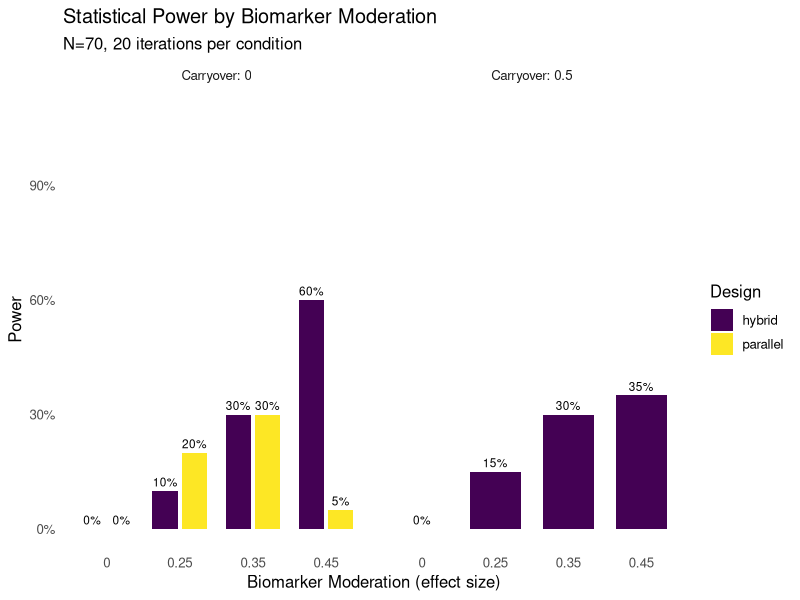

Generate this figure with R:
# Simplified N-of-1 Trial Simulation - Constant Effect Model
# Maximum simplification for learning

rm(list = ls())
suppressPackageStartupMessages({
  library(tidyverse)
  library(lmerTest)
  library(MASS)
  library(conflicted)
})

# Resolve conflicts
conflicts_prefer(dplyr::select)
conflicts_prefer(dplyr::filter)
conflicts_prefer(dplyr::lag)
conflicts_prefer(lmerTest::lmer)

# ============================================================================
# PARAMETERS
# ============================================================================

n_participants <- 70
n_iterations <- 20

# Three-factor response model - RATE-BASED (points per week)
BR_rate <- 0.5  # Biological Response: drug improvement rate
ER_rate <- 0.2  # Expectancy Response: placebo improvement rate
TR_rate <- 0.1  # Time-variant Response: natural improvement rate
treatment_effect <- BR_rate  # Alias for display purposes

# Biomarker moderation of treatment effect
# Higher biomarker → stronger treatment response
# This creates the treatment × biomarker interaction
# NOTE: biomarker_moderation is now set in the param_grid, not here

baseline_mean <- 10.0       # Mean baseline response
between_subject_sd <- 2.0   # SD of participant random effects
within_subject_sd <- 1.8    # SD of measurement noise
biomarker_mean <- 5.0       # Mean biomarker value
biomarker_sd <- 2.0         # SD of biomarker

# Correlation parameters (from Hendrickson)
# Autocorrelations within each response type
c.br <- 0.8  # BR autocorrelation across timepoints
c.er <- 0.8  # ER autocorrelation across timepoints
c.tr <- 0.8  # TR autocorrelation across timepoints

# Cross-correlations between response types
c.cf1t <- 0.2  # Same-time cross-correlation (BR-ER, BR-TR, ER-TR)
c.cfct <- 0.1  # Different-time cross-correlation

# Biomarker and baseline correlations
c.bm_baseline <- 0.3   # Biomarker-baseline correlation
c.baseline_resp <- 0.4 # Baseline-response correlation

# Allowed correlation values (finite grid for consistent results)
allowed_correlations <- c(0, 0.1, 0.2, 0.3, 0.4, 0.5, 0.6)

# Parameter grid - what we're testing
# Note: carryover only applies to hybrid design (parallel has no treatment
# switches)
# Include biomarker_moderation = 0 to evaluate Type I error (size of test)
param_grid <- bind_rows(
  # Hybrid design with carryover variations
  expand_grid(
    design = "hybrid",
    biomarker_moderation = c(0, 0.25, 0.35, 0.45),
    biomarker_correlation = c(0.3),
    carryover_decay_rate = c(0, 0.5)
  ),
  # Parallel design (carryover = 0, not applicable)
  expand_grid(
    design = "parallel",
    biomarker_moderation = c(0, 0.25, 0.35, 0.45),
    biomarker_correlation = c(0.3),
    carryover_decay_rate = c(0)
  )
)

# ============================================================================
# BUILD SIGMA WITH GUARANTEED PD (Time-Based AR(1))
# ============================================================================

# Build sigma using independent construction with automatic scaling
# Structure: responses (24) conditioned on participant vars (2)
build_sigma_guaranteed_pd <- function(weeks, c.bm, params) {
  n_tp <- length(weeks)

  # Index ranges for final 26x26 (for compatibility)
  br_idx <- 1:n_tp
  er_idx <- (n_tp + 1):(2 * n_tp)
  tr_idx <- (2 * n_tp + 1):(3 * n_tp)
  bm_idx <- 3 * n_tp + 1
  bl_idx <- 3 * n_tp + 2

  # ==========================================================================
  # STAGE 1: Build Σ₂₂ (2×2) - Biomarker & Baseline
  # ==========================================================================
  # Always PD for |correlation| < 1

  Sigma_22 <- matrix(c(
    biomarker_sd^2,
    c.bm_baseline * biomarker_sd * between_subject_sd,
    c.bm_baseline * biomarker_sd * between_subject_sd,
    between_subject_sd^2
  ), 2, 2)

  Sigma_22_inv <- solve(Sigma_22)

  # ==========================================================================
  # STAGE 2: Build Σ₁₁ (24×24) - Responses with Time-Based AR(1)
  # ==========================================================================
  # Guaranteed PD by construction

  # Helper: Build AR(1) covariance block based on actual time lags
  build_ar1_time <- function(weeks, rho, sigma) {
    n <- length(weeks)
    Cov <- matrix(0, n, n)
    for (i in 1:n) {
      for (j in 1:n) {
        time_lag <- abs(weeks[i] - weeks[j])
        Cov[i, j] <- sigma^2 * rho^time_lag
      }
    }
    return(Cov)
  }

  # Build diagonal blocks (within each response type)
  Sigma_BR <- build_ar1_time(weeks, c.br, within_subject_sd)
  Sigma_ER <- build_ar1_time(weeks, c.er, within_subject_sd)
  Sigma_TR <- build_ar1_time(weeks, c.tr, within_subject_sd)

  # Initialize 24x24 with diagonal blocks
  Sigma_11 <- matrix(0, 3 * n_tp, 3 * n_tp)
  Sigma_11[br_idx, br_idx] <- Sigma_BR
  Sigma_11[er_idx, er_idx] <- Sigma_ER
  Sigma_11[tr_idx, tr_idx] <- Sigma_TR

  # Add cross-correlations between response types
  # Use time-based decay for cross-correlations too
  for (i in 1:n_tp) {
    for (j in 1:n_tp) {
      time_lag <- abs(weeks[i] - weeks[j])

      if (i == j) {
        # Same timepoint: use c.cf1t
        cross_cov <- c.cf1t * within_subject_sd^2
      } else {
        # Different timepoint: use c.cfct with time decay
        cross_cov <- c.cfct * within_subject_sd^2 * (0.9^time_lag)
      }

      # BR-ER
      Sigma_11[br_idx[i], er_idx[j]] <- cross_cov
      Sigma_11[er_idx[j], br_idx[i]] <- cross_cov

      # BR-TR
      Sigma_11[br_idx[i], tr_idx[j]] <- cross_cov
      Sigma_11[tr_idx[j], br_idx[i]] <- cross_cov

      # ER-TR
      Sigma_11[er_idx[i], tr_idx[j]] <- cross_cov
      Sigma_11[tr_idx[j], er_idx[i]] <- cross_cov
    }
  }

  # ==========================================================================
  # STAGE 3: Build Σ₁₂ (24×2) - Cross-covariance (regression coefficients)
  # ==========================================================================

  Sigma_12 <- matrix(0, 3 * n_tp, 2)

  # Column 1: Biomarker effects on responses
  # BR strongly correlated with biomarker (this is what we're testing)
  Sigma_12[br_idx, 1] <- c.bm * within_subject_sd * biomarker_sd
  # ER and TR weakly correlated with biomarker
  Sigma_12[er_idx, 1] <- c.bm * 0.5 * within_subject_sd * biomarker_sd
  Sigma_12[tr_idx, 1] <- c.bm * 0.5 * within_subject_sd * biomarker_sd

  # Column 2: Baseline effects on responses
  Sigma_12[br_idx, 2] <- c.baseline_resp * within_subject_sd * between_subject_sd
  Sigma_12[er_idx, 2] <- c.baseline_resp * within_subject_sd * between_subject_sd
  Sigma_12[tr_idx, 2] <- c.baseline_resp * within_subject_sd * between_subject_sd

  # ==========================================================================
  # STAGE 4: Check Schur Complement & Snap to Grid if Needed
  # ==========================================================================

  # Function to find largest allowed correlation that keeps matrix PD
  find_valid_correlation <- function(Sigma_11, Sigma_22_inv, c.bm_requested,
                                     allowed_vals, sigma_resp, sigma_bm,
                                     sigma_bl, br_idx, er_idx, tr_idx) {
    # Try correlations from requested down to 0
    valid_vals <- allowed_vals[allowed_vals <= c.bm_requested]
    valid_vals <- sort(valid_vals, decreasing = TRUE)

    for (c.bm_try in valid_vals) {
      # Rebuild Sigma_12 with this correlation
      Sigma_12_try <- matrix(0, nrow(Sigma_11), 2)
      Sigma_12_try[br_idx, 1] <- c.bm_try * sigma_resp * sigma_bm
      Sigma_12_try[er_idx, 1] <- c.bm_try * 0.5 * sigma_resp * sigma_bm
      Sigma_12_try[tr_idx, 1] <- c.bm_try * 0.5 * sigma_resp * sigma_bm
      Sigma_12_try[br_idx, 2] <- c.baseline_resp * sigma_resp * sigma_bl
      Sigma_12_try[er_idx, 2] <- c.baseline_resp * sigma_resp * sigma_bl
      Sigma_12_try[tr_idx, 2] <- c.baseline_resp * sigma_resp * sigma_bl

      # Check if PD
      cross_term <- Sigma_12_try %*% Sigma_22_inv %*% t(Sigma_12_try)
      Sigma_cond_try <- Sigma_11 - cross_term
      min_eig <- min(eigen(Sigma_cond_try, only.values = TRUE)$values)

      if (min_eig > 1e-6) {
        return(list(
          c.bm = c.bm_try,
          Sigma_12 = Sigma_12_try,
          Sigma_cond = Sigma_cond_try
        ))
      }
    }

    # Fallback to 0 correlation
    Sigma_12_try <- matrix(0, nrow(Sigma_11), 2)
    Sigma_12_try[br_idx, 2] <- c.baseline_resp * sigma_resp * sigma_bl
    Sigma_12_try[er_idx, 2] <- c.baseline_resp * sigma_resp * sigma_bl
    Sigma_12_try[tr_idx, 2] <- c.baseline_resp * sigma_resp * sigma_bl
    cross_term <- Sigma_12_try %*% Sigma_22_inv %*% t(Sigma_12_try)
    Sigma_cond_try <- Sigma_11 - cross_term

    return(list(
      c.bm = 0,
      Sigma_12 = Sigma_12_try,
      Sigma_cond = Sigma_cond_try
    ))
  }

  # Find valid correlation on the grid
  result <- find_valid_correlation(
    Sigma_11, Sigma_22_inv, c.bm,
    allowed_correlations, within_subject_sd, biomarker_sd, between_subject_sd,
    br_idx, er_idx, tr_idx
  )

  Sigma_12 <- result$Sigma_12
  Sigma_cond <- result$Sigma_cond
  effective_c.bm <- result$c.bm

  if (effective_c.bm < c.bm) {
    cat(sprintf(
      "  Snapped biomarker correlation: %.2f → %.2f (to ensure PD)\n",
      c.bm, effective_c.bm
    ))
  }

  # ==========================================================================
  # Return partitioned result
  # ==========================================================================

  return(list(
    Sigma_11 = Sigma_11,
    Sigma_22 = Sigma_22,
    Sigma_12 = Sigma_12,
    Sigma_cond = Sigma_cond,
    Sigma_22_inv = Sigma_22_inv,
    requested_c.bm = c.bm,
    effective_c.bm = effective_c.bm,
    indices = list(
      br = br_idx,
      er = er_idx,
      tr = tr_idx,
      bm = bm_idx,
      bl = bl_idx
    )
  ))
}

# ============================================================================
# TWO-STAGE DATA GENERATION (2x2 + 24x24)
# ============================================================================

# Generate one participant's data using two-stage approach
# Uses pre-computed partitioned sigma from build_sigma_guaranteed_pd
generate_participant_twostage <- function(sigma_parts, idx) {
  # Stage 1: Generate participant variables (biomarker, baseline) from 2x2
  x2 <- mvrnorm(1, mu = c(0, 0), Sigma = sigma_parts$Sigma_22)

  # Stage 2: Compute conditional mean given participant vars
  # Conditional mean: μ₁|₂ = Σ₁₂ Σ₂₂⁻¹ x₂
  mu_cond <- sigma_parts$Sigma_12 %*% sigma_parts$Sigma_22_inv %*% x2

  # Generate responses from conditional distribution
  # Sigma_cond is pre-computed and guaranteed PD
  x1 <- mvrnorm(1, mu = as.vector(mu_cond), Sigma = sigma_parts$Sigma_cond)

  # Extract components
  n_tp <- length(idx$br)
  list(
    biomarker = x2[1] + biomarker_mean,
    baseline = x2[2] + baseline_mean,
    br_random = x1[1:n_tp],
    er_random = x1[(n_tp + 1):(2 * n_tp)],
    tr_random = x1[(2 * n_tp + 1):(3 * n_tp)]
  )
}

# ============================================================================
# VERIFICATION: Compare two-stage vs direct 26x26
# ============================================================================

verify_twostage_equivalence <- function(Sigma, idx, n_samples = 10000) {
  cat("Verifying two-stage equivalence with", n_samples, "samples...\n")

  # Partition sigma
  partitioned <- partition_sigma(Sigma, idx)

  # Generate samples using direct method
  set.seed(999)
  samples_direct <- mvrnorm(n_samples, mu = rep(0, nrow(Sigma)), Sigma = Sigma)

  # Generate samples using two-stage method
  set.seed(888)
  samples_twostage <- matrix(0, n_samples, nrow(Sigma))
  resp_idx <- c(idx$br, idx$er, idx$tr)
  part_idx <- c(idx$bm, idx$bl)

  for (i in 1:n_samples) {
    result <- generate_participant_twostage(partitioned, idx)
    samples_twostage[i, resp_idx] <- c(
      result$br_random,
      result$er_random,
      result$tr_random
    )
    samples_twostage[i, part_idx] <- c(
      result$biomarker - biomarker_mean,
      result$baseline - baseline_mean
    )
  }

  # Compare covariance matrices
  cov_direct <- cov(samples_direct)
  cov_twostage <- cov(samples_twostage)

  max_cov_diff <- max(abs(cov_direct - cov_twostage))
  mean_cov_diff <- mean(abs(cov_direct - cov_twostage))

  # Compare means (should both be ~0)
  max_mean_diff <- max(abs(
    colMeans(samples_direct) - colMeans(samples_twostage)
  ))

  cat(sprintf("  Max covariance difference: %.6f\n", max_cov_diff))
  cat(sprintf("  Mean covariance difference: %.6f\n", mean_cov_diff))
  cat(sprintf("  Max mean difference: %.6f\n", max_mean_diff))

  # Check if differences are within sampling error
  # Expected sampling error for covariance ~= 2*sigma^2/sqrt(n)
  expected_error <- 2 * max(diag(Sigma))^2 / sqrt(n_samples)

  if (max_cov_diff < expected_error * 3) {
    cat("  ✓ PASSED: Differences within expected sampling error\n")
    return(TRUE)
  } else {
    cat("  ✗ FAILED: Differences exceed expected sampling error\n")
    return(FALSE)
  }
}

# ============================================================================
# DESIGN STRUCTURES
# ============================================================================

# Measurement schedule (same for all designs)
measurement_weeks <- c(4, 8, 9, 10, 11, 12, 16, 20)

# ---------------------------------------------------------------------------
# HYBRID DESIGN: Open-label run-in + blinded crossover
# ---------------------------------------------------------------------------
create_hybrid_design <- function(n_participants, measurement_weeks) {
  # Randomize participants to 4 paths (balanced)
  path_assignment <- sample(rep(1:4, length.out = n_participants))

  # Create design matrix
  expand_grid(
    participant_id = 1:n_participants,
    week = measurement_weeks
  ) %>%
    mutate(
      path = path_assignment[participant_id],

      # Treatment assignment based on path and week
      # Weeks 4, 8: Open-label, all on active
      # Week 9: Blinded, all on active
      # Week 10: Blinded, randomized (paths 1,2 = active; paths 3,4 = placebo)
      # Weeks 11, 12: Blinded, all on placebo
      # Week 16: Blinded crossover
      # Week 20: Blinded crossover
      treatment = case_when(
        week %in% c(4, 8) ~ 1,                   # Open-label: all active
        week == 9 ~ 1,                           # Blinded: all active
        week == 10 & path %in% c(1, 2) ~ 1,      # Randomized: paths 1,2 active
        week == 10 & path %in% c(3, 4) ~ 0,      # Randomized: paths 3,4 placebo
        week %in% c(11, 12) ~ 0,                 # All on placebo
        week == 16 & path %in% c(1, 3) ~ 1,      # Crossover period
        week == 16 & path %in% c(2, 4) ~ 0,
        week == 20 & path %in% c(1, 3) ~ 0,      # Crossover period
        week == 20 & path %in% c(2, 4) ~ 1,
        TRUE ~ NA_real_
      ),

      # Expectancy: 1.0 = open-label (know they're on drug), 0.5 = blinded
      expectancy = if_else(week %in% c(4, 8), 1.0, 0.5)
    )
}

# ---------------------------------------------------------------------------
# PARALLEL DESIGN: Randomized to treatment or placebo for entire study
# ---------------------------------------------------------------------------
create_parallel_design <- function(n_participants, measurement_weeks) {
  # Randomize participants to treatment (1) or placebo (0) - balanced
  treatment_assignment <- sample(rep(0:1, length.out = n_participants))

  # Create design matrix
  expand_grid(
    participant_id = 1:n_participants,
    week = measurement_weeks
  ) %>%
    mutate(
      # Path 1 = placebo, Path 2 = treatment
      path = treatment_assignment[participant_id] + 1,

      # Treatment: same throughout study based on randomization
      treatment = treatment_assignment[participant_id],

      # Expectancy: 0.5 throughout (all blinded)
      expectancy = 0.5
    )
}

# ============================================================================
# RUN SIMULATION
# ============================================================================

cat("Running simulation with constant effect model...\n")
cat("Treatment effect =", treatment_effect, "\n")
cat("Participants =", n_participants, "\n")
cat("Iterations per condition =", n_iterations, "\n\n")

results <- tibble()

for (i in 1:nrow(param_grid)) {
  params <- as.list(param_grid[i, ])
  cat(sprintf(
    "Condition %d: design=%s, bm_mod=%.2f, carryover=%.2f\n",
    i, params$design, params$biomarker_moderation, params$carryover_decay_rate
  ))

  # Run iterations
  for (iter in 1:n_iterations) {
    set.seed(iter * 1000 + i)

    # Create design with fresh path randomization for this iteration
    if (params$design == "hybrid") {
      trial_design <- create_hybrid_design(n_participants, measurement_weeks)
    } else if (params$design == "parallel") {
      trial_design <- create_parallel_design(n_participants, measurement_weeks)
    }

    n_timepoints <- length(measurement_weeks)

    # Build sigma with guaranteed PD using time-based AR(1)
    sigma_parts <- build_sigma_guaranteed_pd(
      measurement_weeks,
      params$biomarker_correlation,
      params
    )
    idx <- sigma_parts$indices
    effective_bm_corr <- sigma_parts$effective_c.bm

    # Generate correlated data for each participant using TWO-STAGE approach
    all_participant_data <- list()

    for (pid in 1:n_participants) {
      # Two-stage generation:
      # (biomarker, baseline) then (BR, ER, TR | biomarker, baseline)
      result <- generate_participant_twostage(sigma_parts, idx)

      all_participant_data[[pid]] <- tibble(
        participant_id = pid,
        biomarker = result$biomarker,
        baseline = result$baseline,
        br_random = result$br_random,
        er_random = result$er_random,
        tr_random = result$tr_random
      )
    }

    participant_data <- bind_rows(all_participant_data) %>%
      group_by(participant_id) %>%
      mutate(timepoint_idx = row_number()) %>%
      ungroup()

    # Get biomarker moderation for this condition
    bm_mod <- params$biomarker_moderation

    # Generate trial data
    trial_data <- trial_design %>%
      group_by(participant_id) %>%
      mutate(timepoint_idx = row_number()) %>%
      ungroup() %>%
      left_join(
        participant_data,
        by = c("participant_id", "timepoint_idx")
      ) %>%
      group_by(participant_id) %>%
      arrange(week) %>%
      mutate(
        # ===========================================
        # CUMULATIVE TIME TRACKING
        # ===========================================

        # Cumulative weeks on drug
        weeks_on_drug = cumsum(treatment),

        # Cumulative weeks with expectancy (weighted by expectancy level)
        weeks_with_expectancy = cumsum(expectancy),

        # Cumulative weeks in trial (for time trend)
        weeks_in_trial = week - min(week),

        # Track when drug stops for carryover calculation
        time_off = cumsum(treatment == 0),

        # Carryover effect indicator (first week off drug after being on)
        carryover_effect = as.numeric(
          treatment == 0 & lag(treatment, default = 1) == 1
        ),

        # ===========================================
        # THREE-FACTOR RESPONSE MODEL (RATE-BASED + RANDOM VARIATION)
        # ===========================================

        # Center biomarker for moderation calculation
        bm_centered = (biomarker - biomarker_mean) / biomarker_sd,

        # 1. BR (Biological Response) - accumulates while on drug + random
        #    variation
        #    - Mean: BR_rate points per week on drug
        #    - BIOMARKER MODERATION: effect scales with biomarker level
        #    - Carryover: partial at first off-drug timepoint, then 0
        #    - Random: from 26x26 sigma matrix (correlated across time)
        BR_mean = {
          # Treatment effect moderated by biomarker
          # Higher biomarker → stronger BR effect
          effective_BR_rate <- BR_rate * (1 + bm_mod * bm_centered)

          br_accumulated <- lag(weeks_on_drug, default = 0) * effective_BR_rate
          first_off <- treatment == 0 & lag(treatment, default = 1) == 1

          ifelse(treatment == 1,
            weeks_on_drug * effective_BR_rate,
            ifelse(first_off,
              br_accumulated * params$carryover_decay_rate,
              0
            )
          )
        },
        BR = BR_mean + br_random,

        # 2. ER (Expectancy Response) - accumulates based on expectancy +
        #    random variation
        #    - Mean: ER_rate points per week × expectancy level
        #    - Random: from 26x26 sigma matrix
        ER_mean = weeks_with_expectancy * ER_rate,
        ER = ER_mean + er_random,

        # 3. TR (Time-variant Response) - linear time trend + random variation
        #    - Mean: TR_rate points per week
        #    - Random: from 26x26 sigma matrix
        TR_mean = weeks_in_trial * TR_rate,
        TR = TR_mean + tr_random,

        # ===========================================
        # TOTAL RESPONSE
        # ===========================================
        # Response = baseline + BR + ER + TR
        # Note: baseline already includes between-subject variability from
        # sigma
        # Note: biomarker moderation is applied explicitly to BR_mean above
        response = baseline + BR + ER + TR
      ) %>%
      ungroup()

    # Fit mixed model
    model_result <- tryCatch(
      {
        # Re-center biomarker using sample mean (for model interpretation)
        # Note: data generation uses population parameters for standardization
        trial_data <- trial_data %>%
          mutate(bm_centered = biomarker - mean(biomarker))

        if (params$carryover_decay_rate > 0) {
          model <- lmer(
            response ~ treatment * bm_centered + week + carryover_effect +
              (1 | participant_id),
            data = trial_data
          )
        } else {
          model <- lmer(
            response ~ treatment * bm_centered + week +
              (1 | participant_id),
            data = trial_data
          )
        }

        # Extract treatment × biomarker interaction
        coefs <- summary(model)$coefficients
        idx <- which(rownames(coefs) == "treatment:bm_centered")

        if (length(idx) == 0) {
          stop("Interaction term not found")
        }

        # Calculate p-value
        t_val <- coefs[idx, "t value"]
        df_approx <- nrow(trial_data) - nrow(coefs)
        p_value <- 2 * pt(-abs(t_val), df = df_approx)

        tibble(
          iteration = iter,
          design = params$design,
          biomarker_moderation = params$biomarker_moderation,
          biomarker_correlation = effective_bm_corr,  # Use effective value
          carryover_decay_rate = params$carryover_decay_rate,
          effect_size = coefs[idx, "Estimate"],
          se = coefs[idx, "Std. Error"],
          t_value = t_val,
          p_value = p_value,
          significant = p_value < 0.05
        )
      },
      error = function(e) {
        cat("  Error in iteration", iter, ":", conditionMessage(e), "\n")
        tibble(
          iteration = iter,
          design = params$design,
          biomarker_moderation = params$biomarker_moderation,
          biomarker_correlation = effective_bm_corr,
          carryover_decay_rate = params$carryover_decay_rate,
          effect_size = NA,
          se = NA,
          t_value = NA,
          p_value = NA,
          significant = NA
        )
      }
    )

    results <- bind_rows(results, model_result)
  }
}

# ============================================================================
# SUMMARIZE RESULTS
# ============================================================================

cat("\n", strrep("=", 50), "\n")
cat("RESULTS\n")
cat(strrep("=", 50), "\n\n")

summary_results <- results %>%
  group_by(
    design,
    biomarker_moderation,
    biomarker_correlation,
    carryover_decay_rate
  ) %>%
  summarize(
    power = mean(significant, na.rm = TRUE),
    mean_effect = mean(effect_size, na.rm = TRUE),
    sd_effect = sd(effect_size, na.rm = TRUE),
    n = n(),
    .groups = "drop"
  )

print(summary_results)

# ============================================================================
# VISUALIZATION
# ============================================================================

library(viridis)

# Adaptive visualization based on data structure
plot_power_results <- function(data) {
  has_moderation <- n_distinct(data$biomarker_moderation) > 1
  has_carryover <- n_distinct(data$carryover_decay_rate) > 1
  has_design <- n_distinct(data$design) > 1

  # Convert to factors
  data <- data %>%
    mutate(
      biomarker_moderation = factor(biomarker_moderation),
      carryover_decay_rate = factor(carryover_decay_rate),
      design = factor(design)
    )

  if (has_moderation) {
    # Primary: biomarker moderation on x-axis
    p <- ggplot(
      data,
      aes(x = biomarker_moderation, y = power, fill = design)
    ) +
      geom_col(position = position_dodge(width = 0.8), width = 0.7) +
      geom_text(
        aes(label = sprintf("%.0f%%", power * 100), group = design),
        position = position_dodge(width = 0.8),
        vjust = -0.5,
        size = 3
      ) +
      scale_y_continuous(limits = c(0, 1.1), labels = scales::percent) +
      labs(x = "Biomarker Moderation (effect size)", y = "Power")

    # Facet by carryover if multiple values
    if (has_carryover) {
      p <- p + facet_wrap(
        ~carryover_decay_rate,
        labeller = labeller(
          carryover_decay_rate = function(x) paste("Carryover:", x)
        )
      )
    }
  } else if (has_carryover) {
    # Bar chart by carryover
    p <- ggplot(
      data,
      aes(x = carryover_decay_rate, y = power, fill = design)
    ) +
      geom_col(position = position_dodge(width = 0.8), width = 0.7) +
      geom_text(
        aes(label = sprintf("%.0f%%", power * 100), group = design),
        position = position_dodge(width = 0.8),
        vjust = -0.5,
        size = 3
      ) +
      scale_y_continuous(limits = c(0, 1.1), labels = scales::percent) +
      labs(x = "Carryover Decay Rate (points/week)", y = "Power")
  } else {
    # Single bar per design
    p <- ggplot(data, aes(x = design, y = power, fill = design)) +
      geom_col(width = 0.6) +
      geom_text(
        aes(label = sprintf("%.0f%%", power * 100)),
        vjust = -0.5,
        size = 5
      ) +
      scale_y_continuous(limits = c(0, 1.1), labels = scales::percent) +
      labs(x = "Design", y = "Power")
  }

  # Common styling
  p <- p +
    scale_fill_viridis_d(name = "Design") +
    labs(
      title = "Statistical Power by Biomarker Moderation",
      subtitle = sprintf(
        "N=%d, %d iterations per condition",
        n_participants, n_iterations
      )
    ) +
    theme_minimal(base_size = 12) +
    theme(panel.grid = element_blank())

  return(p)
}

# Generate and save plot
p <- plot_power_results(summary_results)
print(p)

# Save outputs
output_dir <- "../output"
if (!dir.exists(output_dir)) dir.create(output_dir, recursive = TRUE)

ggsave(
  file.path(output_dir, "power_results.pdf"),
  p,
  width = 8,
  height = 6
)
save(
  results,
  summary_results,
  file = file.path(output_dir, "simulation_results.RData")
)

cat("\nDone! Results saved to", output_dir, "\n")
cat("- power_results.pdf\n")
cat("- simulation_results.RData\n")
